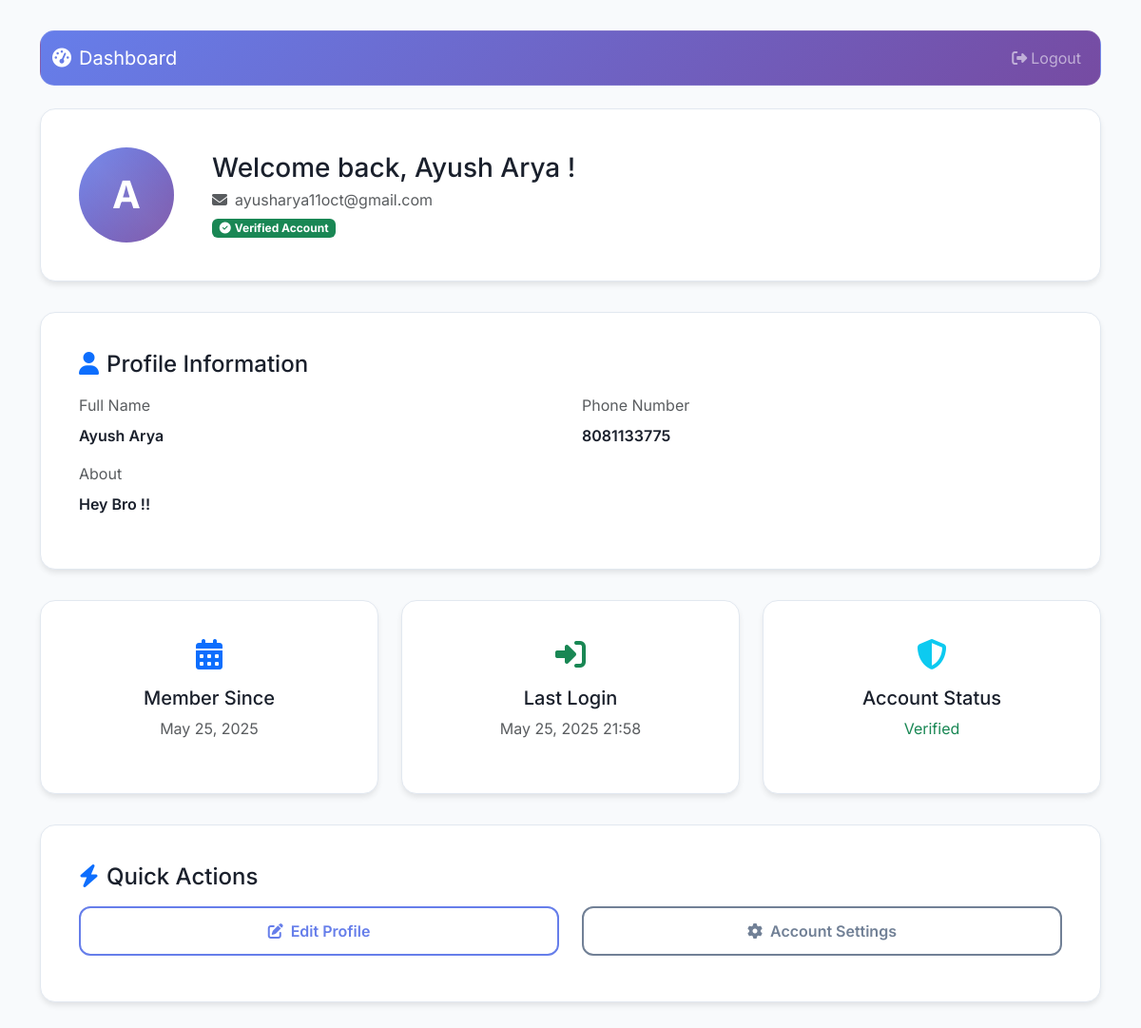
The page /accounts/dashboard/ (signed in) on the database its author committed.
### accounts/models.py (models this page shows, shortened)
class UserProfile(models.Model):
    user = models.OneToOneField(User, on_delete=models.CASCADE, null=True, blank=True)
    name = models.CharField(max_length=100)
    email = models.EmailField(unique=True)
    phone_number = models.CharField(max_length=15)
    profile_pic = models.ImageField(upload_to='profile_pics/', null=True, blank=True)
    description = models.TextField(max_length=500, blank=True)
    is_verified = models.BooleanField(default=False)
    created_at = models.DateTimeField(auto_now_add=True)
    updated_at = models.DateTimeField(auto_now=True)
    class Meta:
        verbose_name = "User Profile"
        verbose_name_plural = "User Profiles"

### accounts/views.py (the view)
# urls.py: path('dashboard/', views.dashboard_view, name='dashboard'),
@login_required
def dashboard_view(request):
    try:
        user_profile = UserProfile.objects.get(user=request.user)
    except UserProfile.DoesNotExist:
        user_profile = None
    context = {
        'user': request.user,
        'user_profile': user_profile
    }
    return render(request, 'accounts/dashboard.html', context)

### templates/accounts/dashboard.html (shortened to what this page needs)
<!DOCTYPE html>
<html>
<head>
</head>
<body>
{% extends 'accounts/base.html' %}
{% block container_class %}dashboard-container{% endblock %}
{% block card_class %}container{% endblock %}
{% block content %}
<nav class="navbar navbar-expand-lg navbar-dark mb-4" style="background: linear-gradient(135deg, #667eea 0%, #764ba2 100%); border-radius: 15px;">
    <div class="container-fluid">
        <a class="navbar-brand" href="#">
            <i class="fas fa-tachometer-alt me-2"></i>Dashboard
        </a>
        <div class="navbar-nav ms-auto">
            <a class="nav-link" href="{% url 'logout' %}">
                <i class="fas fa-sign-out-alt me-1"></i>Logout
            </a>
        </div>
    </div>
</nav>
<div class="dashboard-card">
    <div class="row align-items-center">
        <div class="col-auto">
            <div class="profile-avatar">
                {% if user.first_name %}
                    {{ user.first_name|first|upper }}
                {% else %}
                    {{ user.username|first|upper }}
                {% endif %}
            </div>
        </div>
        <div class="col">
            <h3 class="mb-1">
                Welcome back,
                {% if user_profile %}
                    {{ user_profile.name }}
                {% else %}
                    {{ user.first_name|default:user.username }}
                {% endif %}!
            </h3>
            <p class="text-muted mb-0">
                <i class="fas fa-envelope me-2"></i>{{ user.email }}
            </p>
            {% if user_profile and user_profile.is_verified %}
                <span class="badge bg-success mt-2">
                    <i class="fas fa-check-circle me-1"></i>Verified Account
                </span>
            {% endif %}
        </div>
    </div>
</div>
{% if user_profile %}
<div class="dashboard-card">
    <h4 class="mb-3"><i class="fas fa-user me-2 text-primary"></i>Profile Information</h4>
    <div class="row">
        <div class="col-md-6">
            <div class="mb-3">
                <label class="form-label text-muted">Full Name</label>
                <p class="fw-semibold">{{ user_profile.name|default:"Not provided" }}</p>
            </div>
        </div>
        <div class="col-md-6">
            <div class="mb-3">
                <label class="form-label text-muted">Phone Number</label>
                <p class="fw-semibold">{{ user_profile.phone_number|default:"Not provided" }}</p>
            </div>
        </div>
        <div class="col-12">
            <div class="mb-3">
                <label class="form-label text-muted">About</label>
                <p class="fw-semibold">{{ user_profile.description|default:"No description provided" }}</p>
            </div>
        </div>
    </div>
</div>
{% endif %}
<div class="row">
    <div class="col-md-4">
        <div class="dashboard-card text-center">
            <div class="mb-3">
                <i class="fas fa-calendar-alt text-primary" style="font-size: 2rem;"></i>
            </div>
            <h5>Member Since</h5>
            <p class="text-muted">{{ user.date_joined|date:"M d, Y" }}</p>
        </div>
    </div>
    <div class="col-md-4">
        <div class="dashboard-card text-center">
            <div class="mb-3">
                <i class="fas fa-sign-in-alt text-success" style="font-size: 2rem;"></i>
            </div>
            <h5>Last Login</h5>
            <p class="text-muted">{{ user.last_login|date:"M d, Y H:i"|default:"First time" }}</p>
        </div>
    </div>
    <div class="col-md-4">
        <div class="dashboard-card text-center">
            <div class="mb-3">
                <i class="fas fa-shield-alt text-info" style="font-size: 2rem;"></i>
            </div>
            <h5>Account Status</h5>
            <p class="text-muted">
                {% if user_profile.is_verified %}
                    <span class="text-success">Verified</span>
                {% else %}
                    <span class="text-warning">Pending</span>
                {% endif %}
            </p>
        </div>
    </div>
</div>
<div class="dashboard-card">
    <h4 class="mb-3"><i class="fas fa-bolt me-2 text-primary"></i>Quick Actions</h4>
    <div class="row">
        <div class="col-md-6 mb-2">
            <button class="btn btn-outline-primary w-100">
                <i class="fas fa-edit me-2"></i>Edit Profile
            </button>
        </div>
        <div class="col-md-6 mb-2">
            <button class="btn btn-outline-secondary w-100">
                <i class="fas fa-cog me-2"></i>Account Settings
            </button>
        </div>
    </div>
</div>
{% endblock %}

### templates/accounts/base.html (shortened to what this page needs)
<!DOCTYPE html>
<html lang="en">
<head>
    <link href="https://cdnjs.cloudflare.com/ajax/libs/bootstrap/5.3.0/css/bootstrap.min.css" rel="stylesheet">
    <link href="https://cdnjs.cloudflare.com/ajax/libs/font-awesome/6.4.0/css/all.min.css" rel="stylesheet">
</head>
<body>
    <div class="{% block container_class %}auth-container{% endblock %} page-transition">
        <div class="{% block card_class %}auth-card{% endblock %}">
            {% block content %}
            {% endblock %}
        </div>
    </div>
</body>
</html>

### templates/accounts/base.html (style rules this page uses)
:root { --primary-gradient: linear-gradient(135deg, #667eea 0%, #764ba2 100%); --secondary-gradient: linear-gradient(135deg, #f093fb 0%, #f5576c 100%); --success-gradient: linear-gradient(135deg, #4facfe 0%, #00f2fe 100%); --warning-gradient: linear-gradient(135deg, #43e97b 0%, #38f9d7 100%); --dark-bg: #0f1419; --light-bg: #f8fafc; --card-bg: rgba(255, 255, 255, 0.95); --text-primary: #1a202c; --text-secondary: #718096; --border-color: #e2e8f0; --shadow-sm: 0 4px 6px -1px rgba(0, 0, 0, 0.1); --shadow-md: 0 10px 15px -3px rgba(0, 0, 0, 0.1); --shadow-lg: 0 20px 25px -5px rgba(0, 0, 0, 0.1); --border-radius-sm: 8px; --border-radius-md: 12px; --border-radius-lg: 16px; --border-radius-xl: 20px; }
* { margin: 0; padding: 0; box-sizing: border-box; }
body { font-family: 'Inter', -apple-system, BlinkMacSystemFont, sans-serif; background: linear-gradient(135deg, #667eea 0%, #764ba2 100%); min-height: 100vh; color: var(--text-primary); overflow-x: hidden; }
body::before { content: ''; position: fixed; top: 0; left: 0; width: 100%; height: 100%; background: radial-gradient(circle at 20% 50%, rgba(120, 119, 198, 0.3) 0%, transparent 50%), radial-gradient(circle at 80% 20%, rgba(255, 119, 198, 0.3) 0%, transparent 50%), radial-gradient(circle at 40% 80%, rgba(120, 219, 255, 0.3) 0%, transparent 50%); animation: backgroundFloat 20s ease-in-out infinite; z-index: -1; }
.btn-outline-primary { border: 2px solid #667eea; color: #667eea; background: transparent; border-radius: var(--border-radius-md); padding: 0.75rem 1.5rem; font-weight: 600; transition: all 0.3s ease; }
.btn-outline-secondary { border: 2px solid var(--text-secondary); color: var(--text-secondary); background: transparent; border-radius: var(--border-radius-md); padding: 0.75rem 1.5rem; font-weight: 600; transition: all 0.3s ease; }
.dashboard-container { background: var(--light-bg); min-height: 100vh; padding: 2rem 0; }
.dashboard-card { background: white; border-radius: var(--border-radius-lg); box-shadow: var(--shadow-sm); padding: 2.5rem; margin-bottom: 2rem; border: 1px solid var(--border-color); transition: all 0.3s ease; animation: cardFadeIn 0.6s ease-out; }
.profile-avatar { width: 100px; height: 100px; background: var(--primary-gradient); border-radius: 50%; display: flex; align-items: center; justify-content: center; color: white; font-size: 2.5rem; font-weight: 700; margin-right: 1rem; position: relative; overflow: hidden; }
.profile-avatar::after { content: ''; position: absolute; top: -50%; left: -50%; width: 200%; height: 200%; background: linear-gradient(45deg, transparent, rgba(255, 255, 255, 0.1), transparent); animation: avatarShine 3s ease-in-out infinite; }
.navbar { backdrop-filter: blur(20px); border: 1px solid rgba(255, 255, 255, 0.1); }
.page-transition { opacity: 0; animation: pageLoad 0.8s ease-out forwards; }

### rows shown on the page
UserProfile: name "Ayush Arya", phone_number "8081133775", description "Hey Bro !!"

### other values the page prints
{{ user.first_name|first|upper }} "A"
{{ user.email }} "ayusharya11oct@gmail.com"
{{ user.date_joined|date:"M d, Y" }} "May 25, 2025"
{{ user.last_login|date:"M d, Y H:i"|default:"First time" }} "May 25, 2025 21:58"
